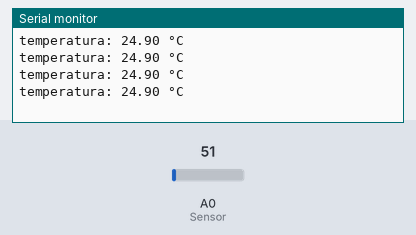
The sketch below on a simulated Arduino Uno, built with avr-gcc and run on an emulated ATmega328P. On the bench: the last lines printed to the serial monitor. The inputs (shaded band) are chosen by the test bench; at power-on: A0 (Sensor) = 51.

Above: at 1.2 s.
1.3 s: A0 (Sensor) set to 61
At 1.71 s:
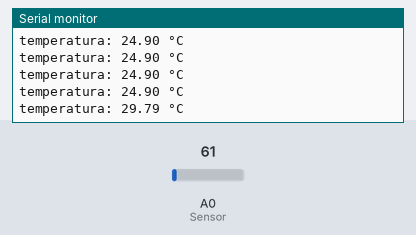
2.8 s: A0 (Sensor) set to 71
At 2.91 s:
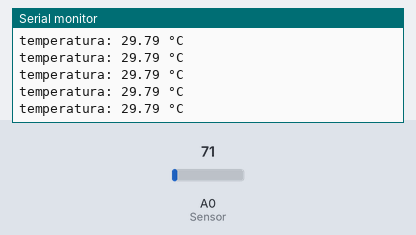
Timing chart, 0 to 5.8 s (numbered marks = the images above; inputs shaded):
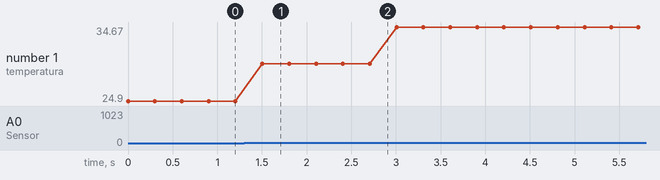

The sketch:

Sensor_LM35.ino
```cpp
//Definimos algunos valores
#define Sensor A0
#define Tiempo 300


void setup()
{
    //Iniciamos la comunicación Serial
    Serial.begin(9600);
}

void loop()
{
    //Leemos el valor del pin del sensor LM35
    int valor_sensor=analogRead(Sensor);
    //Convertimos el valor analogico °C
    float temperatura=5.00*valor_sensor*100.00/1024.00;

    //Imprimimos el valor de la temperatura
    Serial.print("temperatura: ");
    Serial.print(temperatura);
    Serial.println(" °C");
    //Esperamos un tiempo definido al principo
    delay(Tiempo);
}
```

Measured:
- after the input at 1.3 s, the serial monitor: prints a new line after 0.20 s (image 1)
- plotted number 1: 24.9 → 29.79 after the input at 1.3 s, 29.79 → 34.67 after the input at 2.8 s
